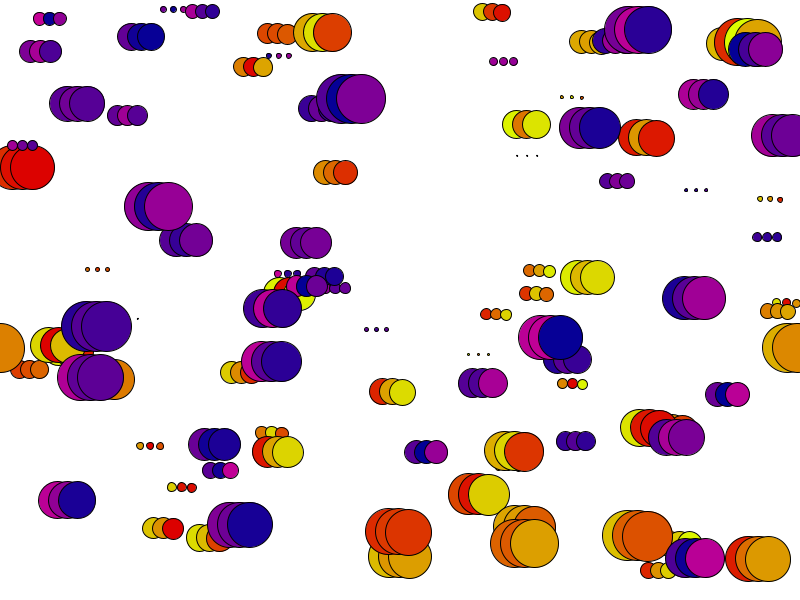
Frame 1 (no input)
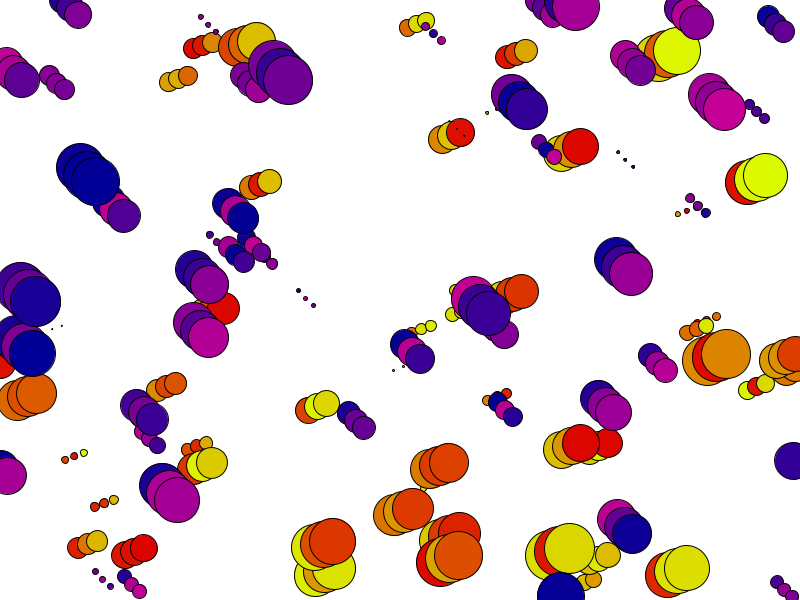
Frame 60 (the mouse pressed at the canvas centre just before this capture)
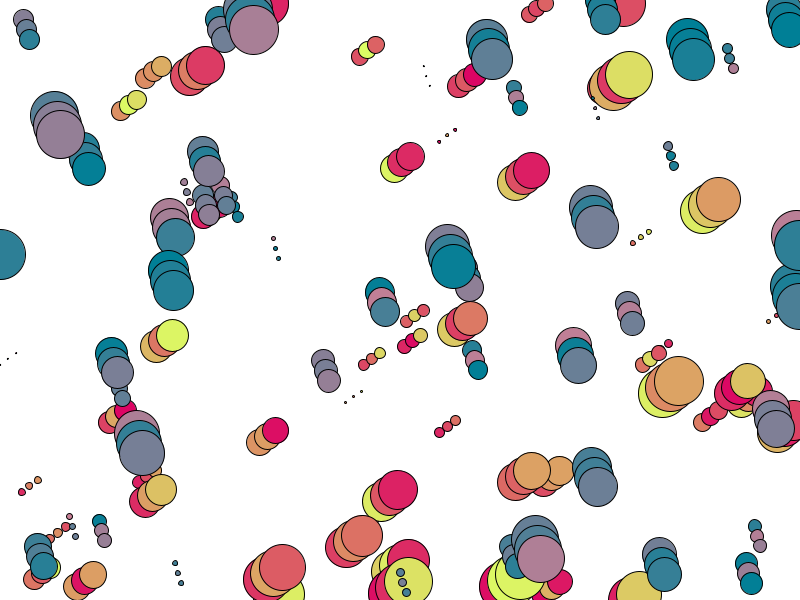
Frame 120 (the mouse held since frame 60 and released just before this capture)

The Processing sketch that drew these frames (run headless with seeded random() and noise(); from frame 60 on, the mouse is pressed at the canvas centre):

// Processing sketch: processing_166410
// ── processing_166410.pde

CircleOne[] circleone = new CircleOne[50];
CircleTwo[] circletwo = new CircleTwo [50];

void setup() {
  size(800, 600);
  smooth();
  for (int i = 0; i < circleone.length; i++) {
    float x = random(width);
    float y = random(height);
    int r = i + 1;
    circleone[i] = new CircleOne(x, y, r);
  }
  for (int j = 0; j < circletwo.length; j++) {
    float x1 = random(width);
    float y1 = random(height);
    int s = j + 1;
    circletwo[j] = new CircleTwo (x1,y1,s);
  }
}
void draw() {
  background(255);
 
  for (int j = 0; j <  circletwo.length;j++){
     circletwo[j].display();
    circletwo[j].move();
    circletwo[j].display();
    circletwo[j].move();
    circletwo[j].display();
  }
   for (int i = 0; i < circleone.length; i++) {
    circleone[i].display();
    circleone[i].move();
    circleone[i].display();
    circleone[i].move();
    circleone[i].display();
  }
}
class CircleTwo {
  float x;
  float y;
  float changeBlue;
  int diameter;
  float teta;
  float beta;
  float amp = 10;

CircleTwo(float tempX, float tempY, int tempDiameter) {
    x = tempX;
    y = tempY;
    diameter = tempDiameter;
  }
  void move() {
    x = x+ amp * cos(-teta);
    y = y+amp * sin(-beta);
    teta = teta - 0.05;
    beta = teta - 0.01;
   
    if (x>width) {
      x = 0;
    } else if (x<0) {
      x= width;
    }
    if (y<0) {
      y = height;
    } else if (y>height) {
      y = 0;
    }
  }
  void display() {
    changeBlue = map(mouseY,0,height,0,200);
   
    fill(220, random(255), changeBlue);
    ellipse(x, y, diameter, diameter);
  }
}
class CircleOne {
  float x;
  float y;
  int diameter;
  float teta;
  float beta;
  float amp = 10;
  float changeGreen;

CircleOne(float tempX, float tempY, int tempDiameter) {
    x = tempX;
    y = tempY;
    diameter = tempDiameter;
  }
  void move() {
    x = x+ amp * cos(teta);
    y = y+amp * sin(beta);
    teta = teta + 0.1;
    beta = -teta + 0.1;
    println(teta+","+x+","+y);
    if (x>width) {
      x = 0;
    } else if (x<0) {
      x = width;
    }
    if (y<0) {
      y = height;
    } else if (y>height) {
      y = 0;
    }
  }
  void display() {
    changeGreen = map(mouseX,0,width,0,255);
    fill(random(200), changeGreen, 150);
    ellipse(x, y, diameter, diameter);
  }
}
